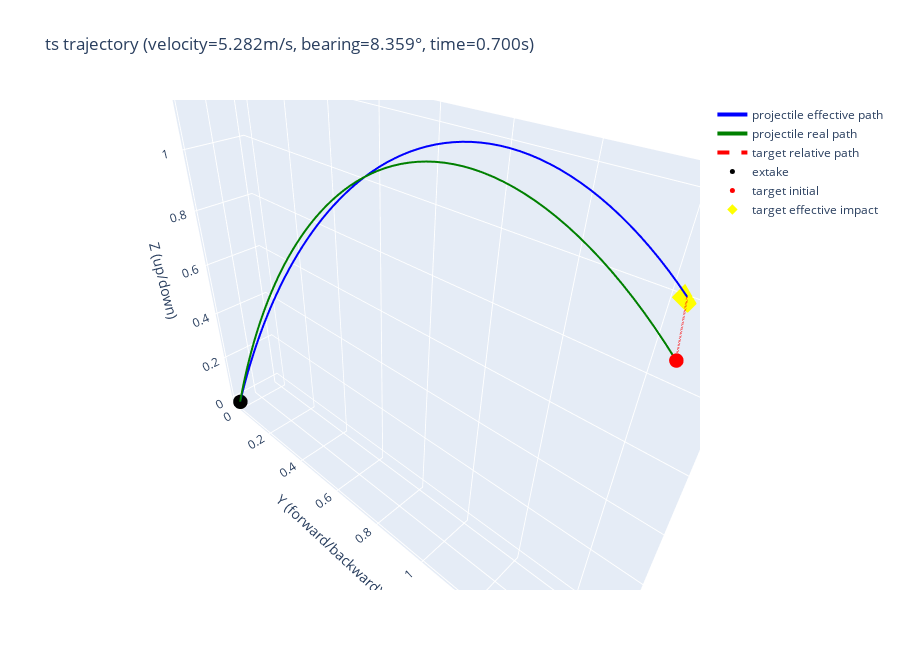
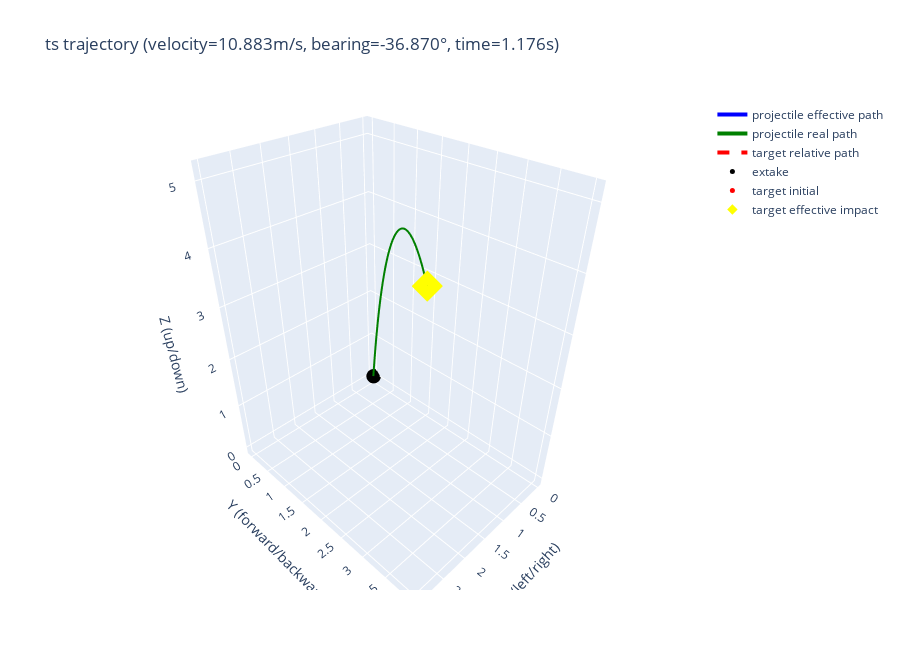
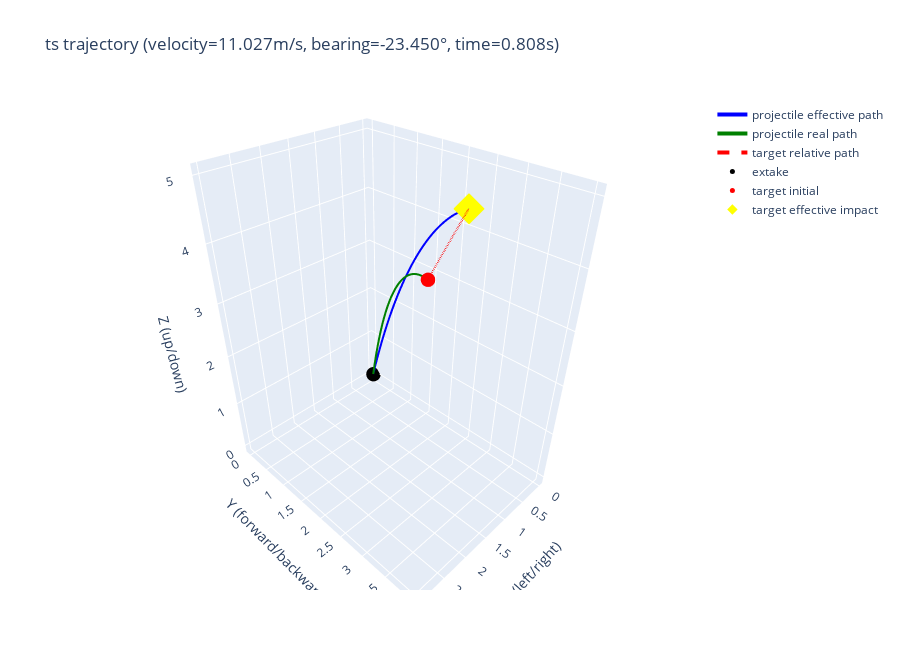

These figures' notebook cell, in order:
### Code cell
visualize_trajectory(0.0, 1.5, 1.0, 0.3, 0.1, 0.0) # realistic DECODE scenario
visualize_trajectory(3.0, 4.0, 5.0, 0.0, 0.0, 0.0)
visualize_trajectory(3.0, 4.0, 5.0, 2.0, 1.0, 0.0)
